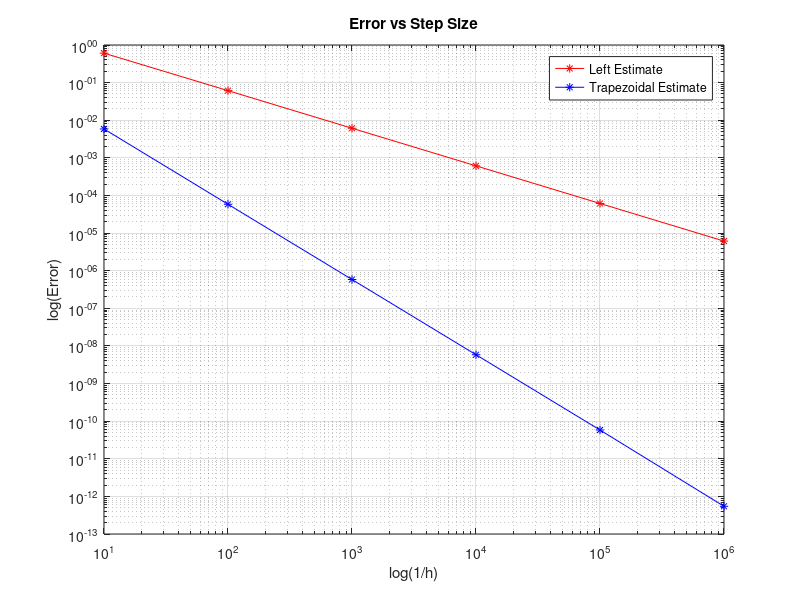

Write the MATLAB code that produced this figure.
h = 0.01;
x = 0:h:3.5-h;
y = x.^2.*sin(pi*x);
Int_3a = 0;
for i = 1:length(x)-1
    Int_3a = Int_3a+h*y(i+1);
end

x = 0:h:3.5;
y = x.^2.*sin(pi*x);
Int_3b = 0;
for i = 1:length(x)-1
    Int_3b = Int_3b+h*(y(i)+y(i+1))/2;
end

h = [0.1 0.01 0.001 0.0001 0.00001 0.000001];
lefts = ones(1,length(h));
traps = ones(1,length(h));
Int_exact = -0.773751354362928;

for i = 1:length(h)
    step = h(i);
    x = 0:step:3.5-step;
    y = (x.^2).*sin(pi*x);
    
    left = 0;
    for j = 1:length(x)-1
        left = left+step*y(j+1);
    end
    lefts(i) = abs(left-Int_exact);
    
    x = 0:step:3.5;
    y = (x.^2).*sin(pi*x);
    trap = 0;
    for j = 1:length(x)-1
        trap = trap+step*(y(j)+y(j+1))/2;
    end
    traps(i) = abs(trap-Int_exact);
end

figure;
title('A3P3c');
loglog(1./h,lefts,'r*-',1./h,traps,'b*-');
xlabel('log(1/h)');
ylabel('log(Error)');
title('Error vs Step Size');
grid on;
legend('Left Estimate','Trapezoidal Estimate');